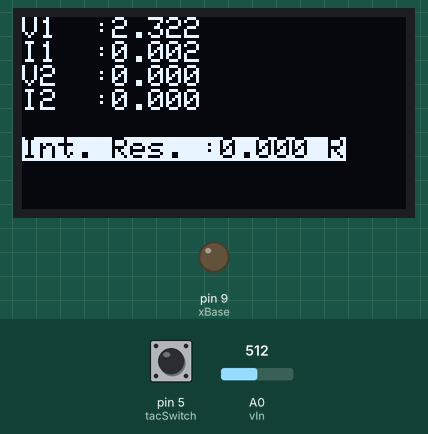
A sketch run on a simulated Arduino Uno, built with avr-gcc and run on an emulated ATmega328P. Parts: 128×64 one-colour display, output pins drawn as LEDs (lit = HIGH). Inputs (shaded band) come from the test bench; at power-on: pin 5 (tacSwitch) HIGH, A0 (vIn) = 512. The display library's start-up logo is not drawn.

Above: at 1.2 s.
1.3 s: pin 5 (tacSwitch) pulled LOW for 0.65 s
At 2.2 s:
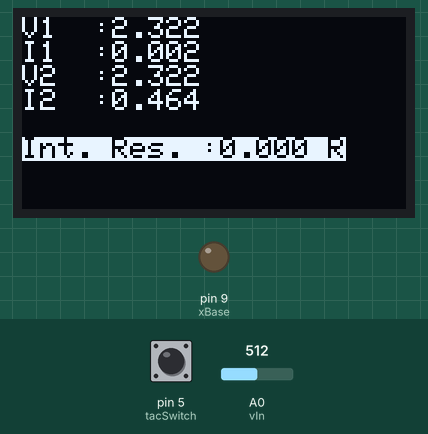
Timing chart, 0 to 4.3 s (numbered marks = the images above; inputs shaded):
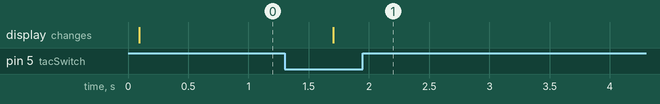

Measured:
- after the input at 1.3 s, the display: changes after 0.40 s (image 1)

The sketch:

Arduino_Based_Battery_Internal_Resistance_Meter.ino
```cpp
/*
 * Arduino Battery Internal Resistance Meter v1.0
 *
 *
 * by Niyas Thalappil
 *
 * www.youtube.com/c/NiyasThalappil
 * NiyazThalappil@gmail.com
 *
 */

#include <Wire.h>
#include <Adafruit_SSD1306.h>               // OLED driver Library

#define OLED_RESET  4                       // OLED reset pin
#define vIn    A0                           // raw battery voltage
#define tacSwitch   5                       // tac switch to activate load
#define xBase       9                       // xsistor base pin

Adafruit_SSD1306 display(OLED_RESET);       //create instance of OLED


float v1 = 0.000;                               // unloaded battery voltage
float v2 = 0.000;                               // loaded battery voltage
float i1 = 0.000;                               // unloaded current
float i2 = 0.000;                               // loaded current
float intRes = 0.000;                           // battery internal resistance in Ohms
float vCal = 4.640;                             // calculated vRef (measure between 5V & Gnd)
int load = 5;                                   // load resistance in Ohms
bool j = 1;                                     // is switch triggered


void setup()   {

  display.begin(SSD1306_SWITCHCAPVCC, 0x3C);// start OLED @ Hex address )x3C
  display.display();                        // show whats in the buffer
  display.clearDisplay();                   // clear buffer & display
  pinMode(vIn, INPUT);                      // set A0 as input
  pinMode(tacSwitch, INPUT_PULLUP);         // set D5 as input with internal pullup
  pinMode(xBase, OUTPUT);                   // set D9 as output
  v1 = (analogRead(vIn)*vCal)/1023;         // get unloaded voltage
  i1 = v1/979;                              // calculate unloaded current

}


void loop() {


  j = digitalRead(tacSwitch);               // is switch triggered? 1 = no 0 = yes
  if(j == 0){
    ircalc();
  }

  display.setTextSize(1);
  display.setTextColor(WHITE);
  display.setCursor(0,0);
  display.print("V1  :");
  display.println(v1,3);
  display.print("I1  :");
  display.println(i1,3);
  display.print("V2  :");
  display.println(v2,3);
  display.print("I2  :");
  display.println(i2,3);
  display.println(" ");
  display.setTextColor(BLACK,WHITE);
  display.print("Int. Res. :");
  display.print(intRes,3);
  display.println(" R");
  display.display();
  delay(500);
  display.clearDisplay();


}

void ircalc(){                          // resistance calc function
  digitalWrite(xBase, HIGH);            // switch in the load
  v2 = (analogRead(vIn)*vCal)/1023;     // get loaded battery voltage
  i2 = v2/load;                         // calculate loaded current
  digitalWrite(xBase, LOW);            // switch out the load
  float vCalc = (v1-v2);
  float iCalc = (i2-i1);
  intRes = (vCalc/iCalc)*-1;

/*
 *               Formula to Calculate Internal Resistance
 *                         Using Voltage Drop
 *
 *                               V1 - V2
 *                         Ri =  -------
 *                               I2 - I1
 */


}
```
